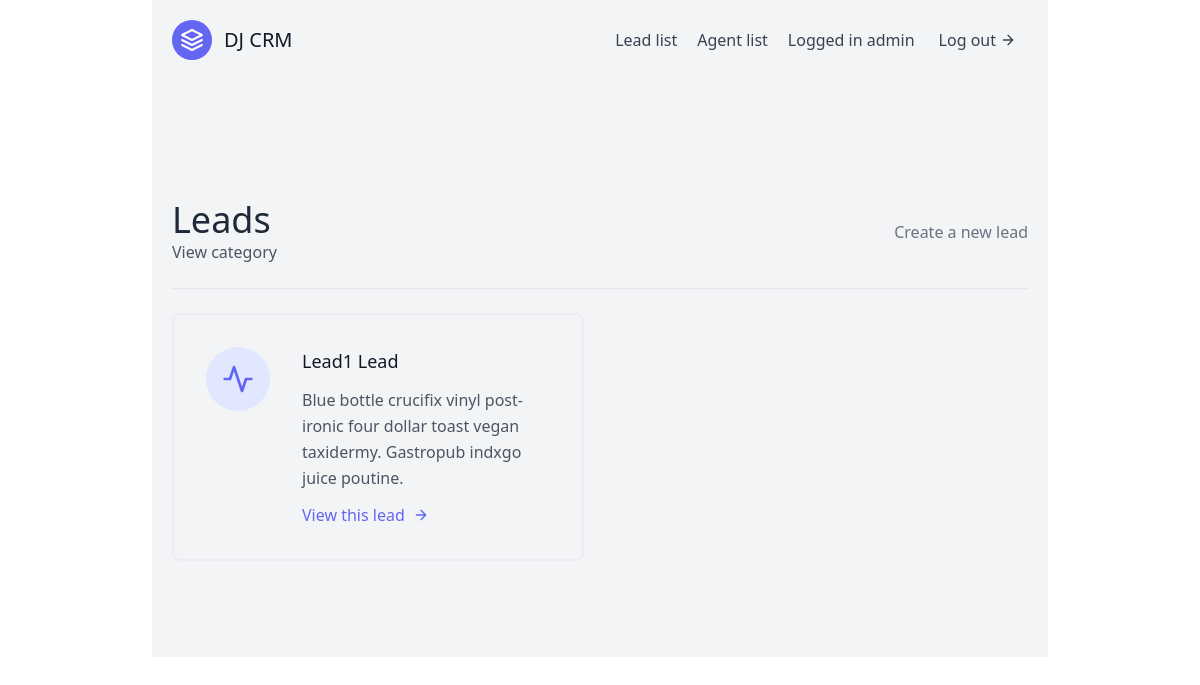
Before: /leads/ (signed in) with the older database file.
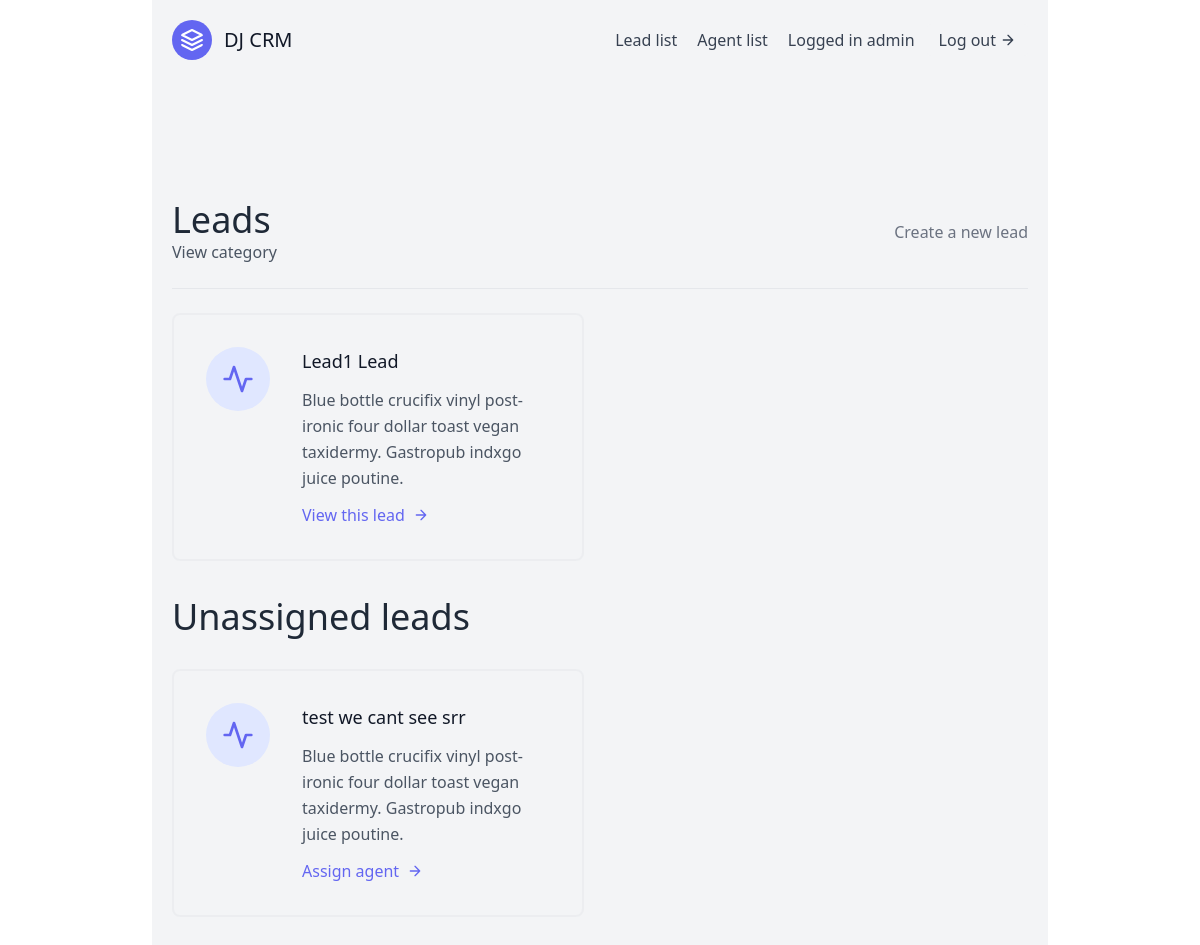
After: the same page with the newer database file.
### leads/models.py (models this page shows)
class Lead(models.Model):
	first_name 		= models.CharField(max_length=20)
	last_name 		= models.CharField(max_length=20)
	age 			= models.IntegerField(default=0)
	organisation 	= models.ForeignKey(UserProfile, null=True, blank=True, on_delete=models.CASCADE)
	agent 			= models.ForeignKey("Agent", null=True, blank=True, on_delete=models.SET_NULL)
	category 		= models.ForeignKey("Category", null=True, related_name="leads", blank=True, on_delete=models.SET_NULL)
	def __str__(self):
		return f"{self.first_name} {self.last_name}"

### leads/views.py (the view)
# urls.py: path('', LeadListView.as_view(), name="lead-list"),
class LeadListView(LoginRequiredMixin, ListView):
	template_name = "leads/lead_list.html"
	context_object_name = 'leads'
	def get_queryset(self):
		user=self.request.user
		if user.is_organisor:
			queryset = Lead.objects.filter(organisation=user.userprofile, agent__isnull=False)
		else:
			queryset = Lead.objects.filter(organisation=user.agent.organisation)
			queryset = queryset.filter(agent__user=user)
		return queryset
	def get_context_data(self, **kwargs):
		user=self.request.user
		context = super(LeadListView, self).get_context_data(**kwargs)
		if user.is_organisor:
			queryset = Lead.objects.filter(organisation=user.userprofile, agent__isnull=True)
			context.update({
				"unassigned_leads": queryset
			})
			print(f'queryset wynosi {queryset}')
		return context

### leads/templates/leads/lead_list.html (shortened to what this page needs)
{% extends "base.html" %}
{% block content %}
<section class="text-gray-600 body-font">
  <div class="container px-5 py-24 mx-auto flex flex-wrap">
  	<div class="w-full mb-6 py-6 flex justify-between items-center border-b border-gray-200">
  		<div>
  			<h1 class="text-4xl text-gray-800">Leads</h1>
        	<a href="{% url 'leads:category-list'%}">View category
        	</a>
  		</div>
  		{% if request.user.is_organisor %}
  		<div>
  			<a class="text-gray-500 hover:text-blue-500" href="{% url 'leads:lead-create' %}">Create a new lead</a>
  		</div>
  		{% endif %}
  	</div>
	    <div class="flex flex-wrap -m-4">
	    {% for lead in leads%}
	      <div class="p-4 lg:w-1/2 md:w-full">
	        <div class="flex border-2 rounded-lg border-gray-200 border-opacity-50 p-8 sm:flex-row flex-col">
	          <div class="w-16 h-16 sm:mr-8 sm:mb-0 mb-4 inline-flex items-center justify-center rounded-full bg-indigo-100 text-indigo-500 flex-shrink-0">
	            <svg fill="none" stroke="currentColor" stroke-linecap="round" stroke-linejoin="round" stroke-width="2" class="w-8 h-8" viewBox="0 0 24 24">
	              <path d="M22 12h-4l-3 9L9 3l-3 9H2"></path>
	            </svg>
	          </div>
	          <div class="flex-grow">
	            <h2 class="text-gray-900 text-lg title-font font-medium mb-3">
	            	{{lead.first_name}} {{lead.last_name}}
	        	</h2>
	            <p class="leading-relaxed text-base">
	            	Blue bottle crucifix vinyl post-ironic four dollar toast vegan taxidermy. Gastropub indxgo juice poutine.
	        	</p>
	            <a href="{% url 'leads:lead-detail' lead.pk %}" class="mt-3 text-indigo-500 inline-flex items-center">
	            	View this lead
	              	<svg fill="none" stroke="currentColor" stroke-linecap="round" stroke-linejoin="round" stroke-width="2" class="w-4 h-4 ml-2" viewBox="0 0 24 24">
	                	<path d="M5 12h14M12 5l7 7-7 7"></path>
	              	</svg>
	            </a>
	          </div>
	        </div>
	      </div>
	      {% endfor %}
	    </div>
	    {% if unassigned_leads.exists %}
	      <div class="mt-5 flex flex-wrap -m-4">
	      	<div class="p-4 w-full">
	      		<h1 class="text-4xl text-gray-800">Unassigned leads</h1>
	      	</div>
		    {% for lead in unassigned_leads%}
		      <div class="p-4 lg:w-1/2 md:w-full">
		        <div class="flex border-2 rounded-lg border-gray-200 border-opacity-50 p-8 sm:flex-row flex-col">
		          <div class="w-16 h-16 sm:mr-8 sm:mb-0 mb-4 inline-flex items-center justify-center rounded-full bg-indigo-100 text-indigo-500 flex-shrink-0">
		            <svg fill="none" stroke="currentColor" stroke-linecap="round" stroke-linejoin="round" stroke-width="2" class="w-8 h-8" viewBox="0 0 24 24">
		              <path d="M22 12h-4l-3 9L9 3l-3 9H2"></path>
		            </svg>
		          </div>
		          <div class="flex-grow">
		            <h2 class="text-gray-900 text-lg title-font font-medium mb-3">
		            	{{lead.first_name}} {{lead.last_name}}
		        	</h2>
		            <p class="leading-relaxed text-base">
		            	Blue bottle crucifix vinyl post-ironic four dollar toast vegan taxidermy. Gastropub indxgo juice poutine.
		        	</p>
		            <a href="{% url 'leads:assign-agent' lead.pk %}" class="mt-3 text-indigo-500 inline-flex items-center">
		            	Assign agent
		              	<svg fill="none" stroke="currentColor" stroke-linecap="round" stroke-linejoin="round" stroke-width="2" class="w-4 h-4 ml-2" viewBox="0 0 24 24">
		                	<path d="M5 12h14M12 5l7 7-7 7"></path>
		              	</svg>
		            </a>
		          </div>
		        </div>
		      </div>
		      {% endfor %}
		     {% endif %}
	    </div>
  </div>
</section>
{% endblock content %}

Changed rows visible on the page:
added Lead: first_name "test we cant see", last_name "srr", shown under "Unassigned leads"
Other visible differences:
text now shown: "Unassigned leads"
